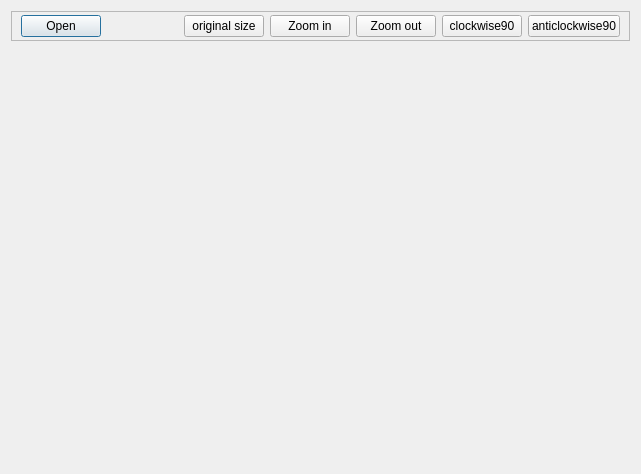
<?xml version="1.0" encoding="UTF-8"?>
<ui version="4.0">
 <class>Demo_ImageBrowser</class>
 <widget class="QDialog" name="Demo_ImageBrowser">
  <property name="geometry">
   <rect>
    <x>0</x>
    <y>0</y>
    <width>641</width>
    <height>474</height>
   </rect>
  </property>
  <property name="windowTitle">
   <string>Dialog</string>
  </property>
  <layout class="QVBoxLayout" name="verticalLayout">
   <item>
    <widget class="QFrame" name="controlFrame">
     <property name="minimumSize">
      <size>
       <width>0</width>
       <height>30</height>
      </size>
     </property>
     <property name="maximumSize">
      <size>
       <width>16777215</width>
       <height>30</height>
      </size>
     </property>
     <property name="frameShape">
      <enum>QFrame::StyledPanel</enum>
     </property>
     <property name="frameShadow">
      <enum>QFrame::Raised</enum>
     </property>
     <layout class="QHBoxLayout" name="horizontalLayout">
      <property name="topMargin">
       <number>0</number>
      </property>
      <property name="bottomMargin">
       <number>0</number>
      </property>
      <item>
       <widget class="QPushButton" name="openButton">
        <property name="text">
         <string>Open</string>
        </property>
       </widget>
      </item>
      <item>
       <spacer name="horizontalSpacer">
        <property name="orientation">
         <enum>Qt::Horizontal</enum>
        </property>
        <property name="sizeHint" stdset="0">
         <size>
          <width>342</width>
          <height>20</height>
         </size>
        </property>
       </spacer>
      </item>
      <item>
       <widget class="QLabel" name="percentageLabel">
        <property name="minimumSize">
         <size>
          <width>60</width>
          <height>0</height>
         </size>
        </property>
        <property name="text">
         <string/>
        </property>
       </widget>
      </item>
      <item>
       <widget class="QPushButton" name="originalSizeButton">
        <property name="text">
         <string>original size</string>
        </property>
        <property name="checkable">
         <bool>true</bool>
        </property>
       </widget>
      </item>
      <item>
       <widget class="QPushButton" name="zoomInButton">
        <property name="text">
         <string>Zoom in</string>
        </property>
       </widget>
      </item>
      <item>
       <widget class="QPushButton" name="zoomOutButton">
        <property name="text">
         <string>Zoom out</string>
        </property>
       </widget>
      </item>
      <item>
       <widget class="QPushButton" name="clockwise90Button">
        <property name="text">
         <string>clockwise90</string>
        </property>
       </widget>
      </item>
      <item>
       <widget class="QPushButton" name="anticlockwiseButton">
        <property name="text">
         <string>anticlockwise90</string>
        </property>
       </widget>
      </item>
     </layout>
    </widget>
   </item>
   <item>
    <widget class="ImageHandler" name="imageHandler" native="true"/>
   </item>
  </layout>
 </widget>
 <customwidgets>
  <customwidget>
   <class>ImageHandler</class>
   <extends>QWidget</extends>
   <header>imagehandler.h</header>
   <container>1</container>
  </customwidget>
 </customwidgets>
 <resources/>
 <connections/>
</ui>
